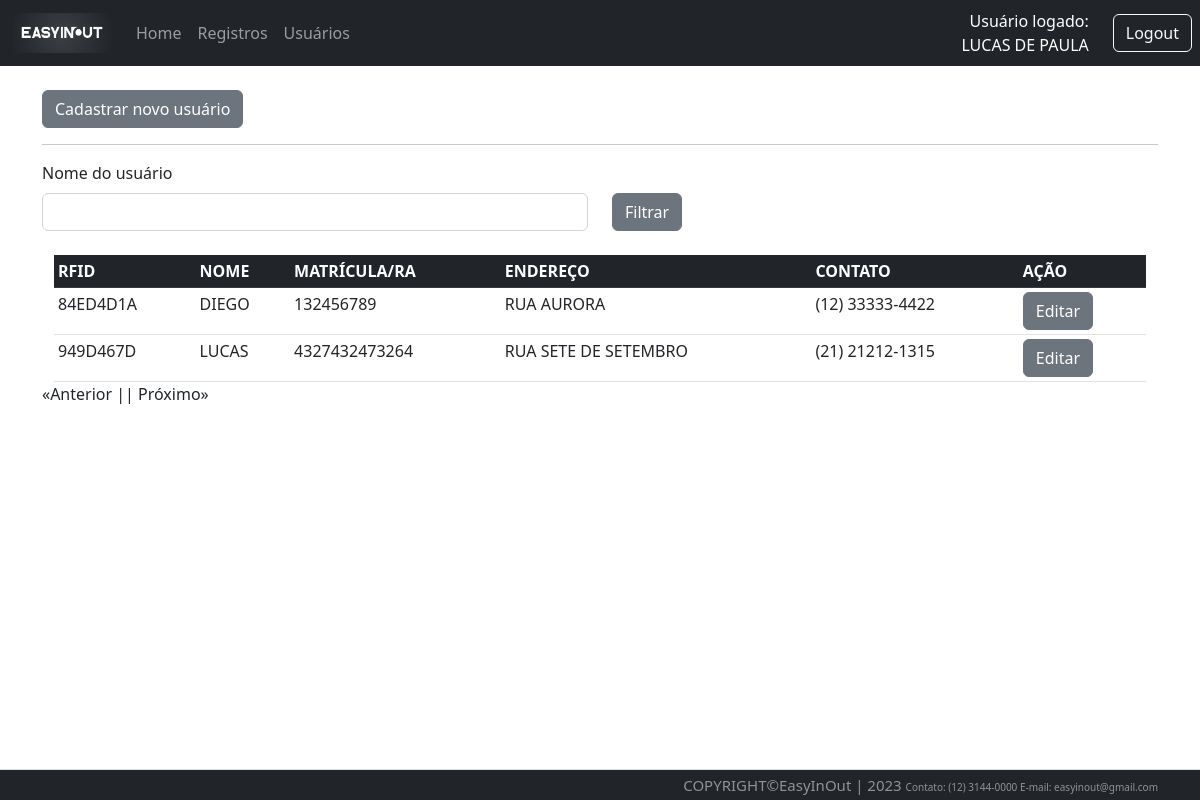
Page /user/list (signed in) on the committed database.
### Src/Model/BancoDados.py (models this page shows, shortened)
class FuncBd(UserMixin,db.Model):
  id = db.Column(db.Integer, primary_key=True, autoincrement=True)
  mat = db.Column(db.Integer, unique=True)
  nome = db.Column(db.String(150))
  endereco = db.Column(db.String(150))
  contato = db.Column(db.String(150))
  email = db.Column(db.String(150))
  senha = db.Column(db.String(150))

class UserBd(db.Model):
  id = db.Column(db.Integer, primary_key=True, autoincrement=True)
  mat = db.Column(db.Integer, unique=True)
  rfid = db.Column(db.String(8), unique=True)
  nome = db.Column(db.String(150))
  endereco = db.Column(db.String(150))
  contato = db.Column(db.String(150))

### Src/View/User.py (the view)
@User.route('/list', defaults={'page':1}, methods=['GET'])
@User.route('/list/<int:page>', methods=['GET'])
@login_required
def listUser(page):
  _userFilter=request.values.get('nomeUsuario')
  if _userFilter == 'None' or _userFilter is None:
    _userFilter=""
  return render_template('listaUsuario.html', listData=UsersController.List(page, _userFilter),_nomeUser=_userFilter)

### Src/Controller/Users.py (called while the page is built)
  def List(page, _userFilter, per_page=15):
    if len(_userFilter)<1:
      query = UserBd.query.paginate(page=page, per_page=per_page)
      queryCount = UserBd.query.count()
    else:
      print(_userFilter)
      query = UserBd.query.filter(UserBd.nome.like('%'+_userFilter+'%')).paginate(page=page, per_page=per_page)
      queryCount = UserBd.query.count()
    return {
      "regUser": query,
      "count": queryCount,
      "page": page,
      "per_page": per_page
    }

### Src/View/Login.py (called while the page is built)
@login_manager.user_loader
def load_user(employee_id):
  funcionario = FuncBd.query.filter_by(id=employee_id).first()
  return funcionario

### Templates/listaUsuario.html (shortened to what this page needs)
{% extends 'base.html' %}
{% block conteudo %}
<br>
<a href="{{url_for('router.user.createUser')}}" class="btn btn-secondary btn-xs">Cadastrar novo usuário</a>
<hr>
<div class="row">
    <label class="form-label" for="form3Example4">Nome do usuário</label>
    <fieldset class="form-group col-md-6">
        <form action="{{url_for('router.user.listUser')}}" method="GET">
            <input type="text" class="form-control" name="nomeUsuario" value="{{_nomeUser}}">
    </fieldset>
    <fieldset class="form-group col-md-4">
        <button type="submit" class="btn btn-secondary">Filtrar</button>
    </fieldset>
</div>
<br>
<section class="intro">
    <div class="mask d-flex align-items-center h-100">
        <div class="container ">
            <div class="row justify-content-center">
                <div class="col-xl">
                    <div class="bg-white ">
                        <table class="table table-sm mb-0 text-xsmall">
                            <thead class="table-dark">
                                <tr>
                                    <th scope="col">RFID</th>
                                    <th scope="col">NOME</th>
                                    <th scope="col">MATRÍCULA/RA</th>
                                    <th scope="col">ENDEREÇO</th>
                                    <th scope="col">CONTATO</th>
                                    <th scope="col">AÇÃO</th>
                                </tr>
                            </thead>
                            <tbody>
                                {% for registro in listData['regUser'].items %}
                                <tr>
                                    <td>{{registro.rfid}}</td>
                                    <td>{{registro.nome}}</td>
                                    <td>{{registro.mat}}</td>
                                    <td>{{registro.endereco}}</td>
                                    <td>{{registro.contato}}</td>
                                    <td>
                                        <a href="{{registro.id}}/updateUser" class="btn btn-secondary btn-xs">Editar</a>
                                    </td>
                                </tr>
                                {% endfor %}
                            </tbody>
                        </table>
                    </div>
                </div>
            </div>
        </div>
    </div>
</section>
<div style="display: flex;">
    {% if listData['regUser'].has_prev %}
    <a href="{{listData['regUser'].prev_num }}?nomeUsuario={{_nomeUser}}"> «Anterior |</a>
    {% else %}
    <p> «Anterior |</p>
    {% endif %}
    {% if listData['regUser'].has_next %}
      {% if listData['page'] == 1 %}
        <a href="{{list/listData['regUser'].next_num}}?nomeUsuario={{_nomeUser}}">| Próximo»</a>
      {% else %}
        <a href="{{listData['regUser'].next_num}}?nomeUsuario={{_nomeUser}}">| Próximo»</a>
       {% endif %}
    {% else %}
      <p>| Próximo»</p>
    {% endif %}
</div>
{% endblock conteudo %}

### Templates/top.html (shortened to what this page needs)
<div id="containers">
{% if not current_user.nome %}
<nav class="navbar navbar-expand-lg navbar-dark bg-dark">
          <div class="container-fluid">
              <a class="navbar-brand" href="{{url_for('router.home.index')}}">
                <img src="{{url_for('static', filename='Images/easyinout.png')}}"
             style="width: 100px; height: 40px;">
              </a>
              <div class="collapse navbar-collapse" id="navbarSupportedContent">
                  <ul class="navbar-nav me-auto mb-2 mb-lg-0">
                    <li class="nav-item">
                        <a class="nav-link" href="{{url_for('router.home.index')}}">Home</a>
                    </li>
                    <li class="nav-item">
                        <a class="nav-link" href="{{url_for('router.about.sobre')}}">Sobre Nós</a>
                    </li>
                  </ul>
              </div>
              <div class="text-end">
                  <a type="button" class="btn btn-outline-light me-2" href="{{url_for('router.login.login')}}">Login</a>
              </div>
          </div>
      </nav>
{% else %}
        <nav class="navbar navbar-expand-lg navbar-dark bg-dark">
            <div class="container-fluid">
                <a class="navbar-brand" href="{{url_for('router.home.index')}}">
                  <img src="{{url_for('static', filename='Images/easyinout.png')}}"
             style="width: 100px; height: 40px;">
                </a>
                <div class="collapse navbar-collapse"
                    id="navbarSupportedContent">
                    <ul class="navbar-nav me-auto mb-2 mb-lg-0">
                        <li class="nav-item">
                            <a class="nav-link" href="{{url_for('router.home.index')}}">Home</a>
                        </li>
                        <li class="nav-item">
                            <a class="nav-link" href="{{url_for('router.traffic.list')}}">Registros</a>
                        </li>
                        <li class="nav-item">
                            <a class="nav-link"href="{{url_for('router.user.listUser')}}">Usuários</a>
                        </li>
                    </ul>
                </div>
            </div>
            <div class="text-end me-4" style="text-align:right; color:white; width:500px ">
              Usuário logado:<br>{{current_user.nome}}
            </div>
            <div class="text-end">
                <a type="button" class="btn btn-outline-light me-2" href="{{url_for('router.login.logout')}}">Logout</a>
            </div>
        </nav>
</div>
{% endif %}

### Public/style.css (style rules this page uses)
.intro { height: 100%; width: 100%; }

### Templates/base.html (style rules this page uses)
body { min-height: 100% }

### rows in the picture
FuncBd: nome "LUCAS DE PAULA"
UserBd: rfid "84ED4D1A", nome "DIEGO", mat "132456789", endereco "RUA AURORA", contato "(12) 33333-4422"
UserBd: rfid "949D467D", nome "LUCAS", mat "4327432473264", endereco "RUA SETE DE SETEMBRO", contato "(21) 21212-1315"
